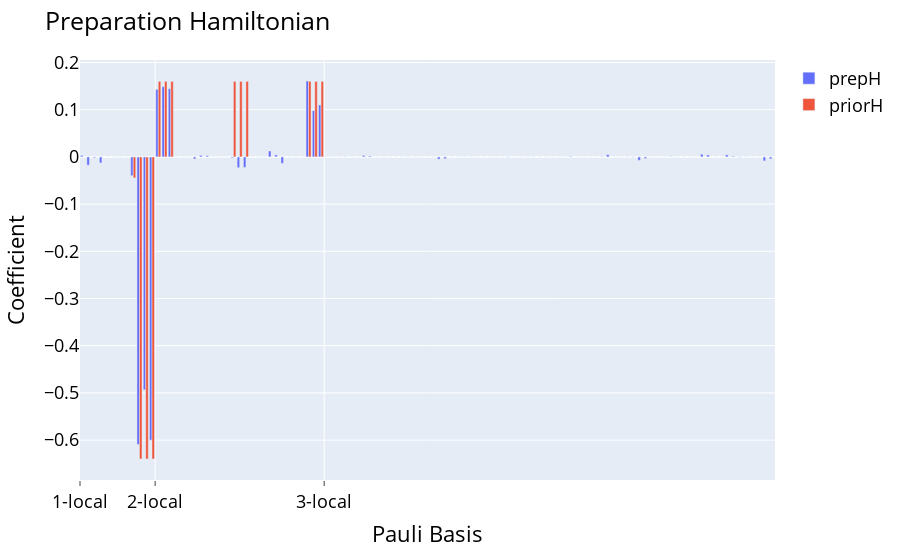

The cell this chart's notebook holds for it:
### Code cell
from qiskit.quantum_info import Pauli
from gibbs.learning.klocal_pauli_basis import KLocalPauliBasis
import numpy as np
from itertools import product
import plotly.express as px
from gibbs.dataclass import GibbsResult,get_results
import numpy as np
from gibbs.utils import simple_purify_hamiltonian,printarray,spectral_dec,candidate, lattice_hamiltonian, noise_hamiltonian
import matplotlib.pyplot as plt
from gibbs.learning.bayesian_learning_v2 import BayesianLearning
from gibbs.learning.constraint_matrix import ConstraintMatrixFactory
from gibbs.plots.plots import compare_preparations, axis_locality,preparation
import plotly.express as px
from qiskit.quantum_info import state_fidelity,SparsePauliOp


%load_ext autoreload
%autoreload 2
result = get_results("../scripts_lap/job_13_qasm")[0]
preparation(result)

### Figure 1 — Plotly figure (JSON) as saved in the notebook; plotly's stock layout.template omitted (floating-point values rounded to 4 significant figures)
{"data": [{"alignmentgroup": "True", "hovertemplate": "<b>%{hovertext}</b><br><br>variable=prepH<br>Pauli Basis=%{x}<br>value=%{y}<extra></extra>", "hovertext": ["XIII", "IXII", "IIXI", "IIIX", "YIII", "IYII", "IIYI", "IIIY", "ZIII", "IZII", "IIZI", "IIIZ", "XXII", "IXXI", "IIXX", "XYII", "IXYI", "IIXY", "XZII", "IXZI", "IIXZ", "YXII", "IYXI", "IIYX", "YYII", "IYYI", "IIYY", "YZII", "IYZI", "IIYZ", "ZXII", "IZXI", "IIZX", "ZYII", "IZYI", "IIZY", "ZZII", "IZZI", "IIZZ", "XIXI", "IXIX", "XXXI", "IXXX", "XYXI", "IXYX", "XZXI", "IXZX", "XIYI", "IXIY", "XXYI", "IXXY", "XYYI", "IXYY", "XZYI", "IXZY", "XIZI", "IXIZ", "XXZI", "IXXZ", "XYZI", "IXYZ", "XZZI", "IXZZ", "YIXI", "IYIX", "YXXI", "IYXX", "YYXI", "IYYX", "YZXI", "IYZX", "YIYI", "IYIY", "YXYI", "IYXY", "YYYI", "IYYY", "YZYI", "IYZY", "YIZI", "IYIZ", "YXZI", "IYXZ", "YYZI", "IYYZ", "YZZI", "IYZZ", "ZIXI", "IZIX", "ZXXI", "IZXX", "ZYXI", "IZYX", "ZZXI", "IZZX", "ZIYI", "IZIY", "ZXYI", "IZXY", "ZYYI", "IZYY", "ZZYI", "IZZY", "ZIZI", "IZIZ", "ZXZI", "IZXZ", "ZYZI", "IZYZ", "ZZZI", "IZZZ"], "legendgroup": "prepH", "marker": {"color": "#636efa", "pattern": {"shape": ""}}, "name": "prepH", "offsetgroup": "prepH", "orientation": "v", "showlegend": true, "textposition": "auto", "type": "bar", "x": [0, 1, 2, 3, 4, 5, 6, 7, 8, 9, 10, 11, 12, 13, 14, 15, 16, 17, 18, 19, 20, 21, 22, 23, 24, 25, 26, 27, 28, 29, 30, 31, 32, 33, 34, 35, 36, 37, 38, 39, 40, 41, 42, 43, 44, 45, 46, 47, 48, 49, 50, 51, 52, 53, 54, 55, 56, 57, 58, 59, 60, 61, 62, 63, 64, 65, 66, 67, 68, 69, 70, 71, 72, 73, 74, 75, 76, 77, 78, 79, 80, 81, 82, 83, 84, 85, 86, 87, 88, 89, 90, 91, 92, 93, 94, 95, 96, 97, 98, 99, 100, 101, 102, 103, 104, 105, 106, 107, 108, 109, 110], "xaxis": "x", "y": [0.003039, -0.01755, -0.001734, -0.01278, 0, 0, 0, 0, -0.0398, -0.6094, -0.4933, -0.6001, 0.1432, 0.1489, 0.1446, 0, 0, 0, -0.004323, 0.003372, 0.002373, 0, 0, 0, -0.00185, -0.02278, -0.02221, 0, 0, 0, 0.01252, 0.004275, -0.01357, 0, 0, 0, 0.1608, 0.09803, 0.1101, 0.0002534, 0.0003556, -0.0001468, 0.0004468, 0, 0, 0.003162, 0.002002, 0, 0, 0, 0, -6.817e-05, -0.0001797, 0, 0, -0.0001084, 9.358e-05, -0.004829, -0.003853, 0, 0, 0.0003476, -8.263e-05, 0, 0, 0, 0, 7.76e-06, -0.000588, 0, 0, -0.0001639, -0.0001616, -8.66e-06, 3.789e-05, 0, 0, 0.000151, 0.001224, 0, 0, 0, 0, 0.0004972, 0.004883, 0, 0, -0.0002805, -0.0005164, -0.007248, -0.003382, 0, 0, -3.376e-05, 0.0006183, 0, 0, 0, 0, 0.00572, 0.004233, 0, 0, 0.004438, 0.001649, -0.0007306, -0.000219, 0, 0, -0.008455, -0.004022], "yaxis": "y"}, {"alignmentgroup": "True", "hovertemplate": "<b>%{hovertext}</b><br><br>variable=priorH<br>Pauli Basis=%{x}<br>value=%{y}<extra></extra>", "hovertext": ["XIII", "IXII", "IIXI", "IIIX", "YIII", "IYII", "IIYI", "IIIY", "ZIII", "IZII", "IIZI", "IIIZ", "XXII", "IXXI", "IIXX", "XYII", "IXYI", "IIXY", "XZII", "IXZI", "IIXZ", "YXII", "IYXI", "IIYX", "YYII", "IYYI", "IIYY", "YZII", "IYZI", "IIYZ", "ZXII", "IZXI", "IIZX", "ZYII", "IZYI", "IIZY", "ZZII", "IZZI", "IIZZ", "XIXI", "IXIX", "XXXI", "IXXX", "XYXI", "IXYX", "XZXI", "IXZX", "XIYI", "IXIY", "XXYI", "IXXY", "XYYI", "IXYY", "XZYI", "IXZY", "XIZI", "IXIZ", "XXZI", "IXXZ", "XYZI", "IXYZ", "XZZI", "IXZZ", "YIXI", "IYIX", "YXXI", "IYXX", "YYXI", "IYYX", "YZXI", "IYZX", "YIYI", "IYIY", "YXYI", "IYXY", "YYYI", "IYYY", "YZYI", "IYZY", "YIZI", "IYIZ", "YXZI", "IYXZ", "YYZI", "IYYZ", "YZZI", "IYZZ", "ZIXI", "IZIX", "ZXXI", "IZXX", "ZYXI", "IZYX", "ZZXI", "IZZX", "ZIYI", "IZIY", "ZXYI", "IZXY", "ZYYI", "IZYY", "ZZYI", "IZZY", "ZIZI", "IZIZ", "ZXZI", "IZXZ", "ZYZI", "IZYZ", "ZZZI", "IZZZ"], "legendgroup": "priorH", "marker": {"color": "#EF553B", "pattern": {"shape": ""}}, "name": "priorH", "offsetgroup": "priorH", "orientation": "v", "showlegend": true, "textposition": "auto", "type": "bar", "x": [0, 1, 2, 3, 4, 5, 6, 7, 8, 9, 10, 11, 12, 13, 14, 15, 16, 17, 18, 19, 20, 21, 22, 23, 24, 25, 26, 27, 28, 29, 30, 31, 32, 33, 34, 35, 36, 37, 38, 39, 40, 41, 42, 43, 44, 45, 46, 47, 48, 49, 50, 51, 52, 53, 54, 55, 56, 57, 58, 59, 60, 61, 62, 63, 64, 65, 66, 67, 68, 69, 70, 71, 72, 73, 74, 75, 76, 77, 78, 79, 80, 81, 82, 83, 84, 85, 86, 87, 88, 89, 90, 91, 92, 93, 94, 95, 96, 97, 98, 99, 100, 101, 102, 103, 104, 105, 106, 107, 108, 109, 110], "xaxis": "x", "y": [0, 0, 0, 0, 0, 0, 0, 0, -0.04456, -0.64, -0.64, -0.64, 0.16, 0.16, 0.16, 0, 0, 0, 0, 0, 0, 0, 0, 0, 0.16, 0.16, 0.16, 0, 0, 0, 0, 0, 0, 0, 0, 0, 0.16, 0.16, 0.16, 0, 0, 0, 0, 0, 0, 0, 0, 0, 0, 0, 0, 0, 0, 0, 0, 0, 0, 0, 0, 0, 0, 0, 0, 0, 0, 0, 0, 0, 0, 0, 0, 0, 0, 0, 0, 0, 0, 0, 0, 0, 0, 0, 0, 0, 0, 0, 0, 0, 0, 0, 0, 0, 0, 0, 0, 0, 0, 0, 0, 0, 0, 0, 0, 0, 0, 0, 0, 0, 0, 0, 0], "yaxis": "y"}], "layout": {"barmode": "group", "font": {"color": "black", "size": 18}, "legend": {"title": {"text": ""}, "tracegroupgap": 0}, "margin": {"t": 60}, "title": {"text": "Preparation Hamiltonian"}, "xaxis": {"anchor": "y", "domain": [0, 1], "showgrid": true, "ticklen": 5, "ticks": "outside", "ticktext": ["1-local", "2-local", "3-local"], "tickvals": [-0.5, 11.5, 38.5], "title": {"text": "Pauli Basis"}}, "yaxis": {"anchor": "x", "domain": [0, 1], "title": {"text": "Coefficient"}}}}
